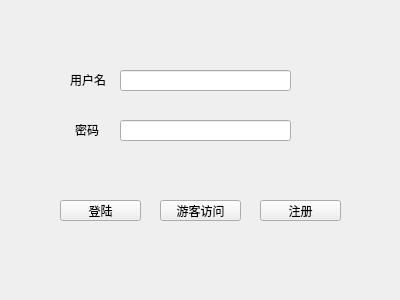
<?xml version="1.0" encoding="UTF-8"?>
<ui version="4.0">
 <class>Login</class>
 <widget class="QWidget" name="Login">
  <property name="geometry">
   <rect>
    <x>0</x>
    <y>0</y>
    <width>400</width>
    <height>300</height>
   </rect>
  </property>
  <property name="windowTitle">
   <string>Form</string>
  </property>
  <widget class="QPushButton" name="visitor_button">
   <property name="geometry">
    <rect>
     <x>160</x>
     <y>200</y>
     <width>81</width>
     <height>21</height>
    </rect>
   </property>
   <property name="text">
    <string>游客访问</string>
   </property>
  </widget>
  <widget class="QPushButton" name="login_button">
   <property name="geometry">
    <rect>
     <x>60</x>
     <y>200</y>
     <width>81</width>
     <height>21</height>
    </rect>
   </property>
   <property name="text">
    <string>登陆</string>
   </property>
  </widget>
  <widget class="QLineEdit" name="user_text">
   <property name="geometry">
    <rect>
     <x>120</x>
     <y>70</y>
     <width>171</width>
     <height>21</height>
    </rect>
   </property>
  </widget>
  <widget class="QLineEdit" name="password_text">
   <property name="geometry">
    <rect>
     <x>120</x>
     <y>120</y>
     <width>171</width>
     <height>21</height>
    </rect>
   </property>
  </widget>
  <widget class="QLabel" name="user_label">
   <property name="geometry">
    <rect>
     <x>70</x>
     <y>70</y>
     <width>41</width>
     <height>20</height>
    </rect>
   </property>
   <property name="text">
    <string>用户名</string>
   </property>
  </widget>
  <widget class="QLabel" name="password_label">
   <property name="geometry">
    <rect>
     <x>75</x>
     <y>120</y>
     <width>31</width>
     <height>20</height>
    </rect>
   </property>
   <property name="text">
    <string>密码</string>
   </property>
  </widget>
  <widget class="QLabel" name="statu_label">
   <property name="geometry">
    <rect>
     <x>110</x>
     <y>160</y>
     <width>151</width>
     <height>20</height>
    </rect>
   </property>
   <property name="text">
    <string/>
   </property>
  </widget>
  <widget class="QPushButton" name="login_on_button">
   <property name="geometry">
    <rect>
     <x>260</x>
     <y>200</y>
     <width>81</width>
     <height>21</height>
    </rect>
   </property>
   <property name="text">
    <string>注册</string>
   </property>
  </widget>
 </widget>
 <resources/>
 <connections/>
</ui>
